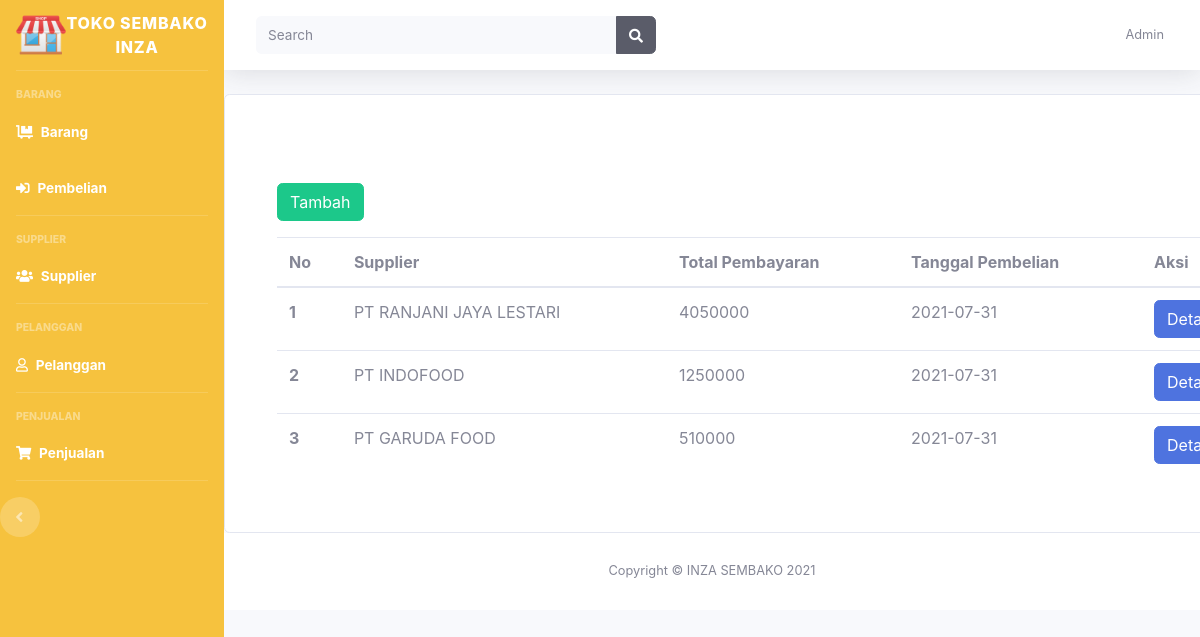
Screenshot of /index.php/pembelian with the database file from the repository.
### tables this page shows
CREATE TABLE `pembelian` (
  `pembelian_id` int(11) NOT NULL,
  `supplier_id` int(11) NOT NULL,
  `total_bayar` int(50) NOT NULL,
  `tgl_masuk` date NOT NULL,
  `keterangan` text NOT NULL
);

CREATE TABLE `supplier` (
  `supplier_id` int(11) NOT NULL,
  `nama_supplier` text NOT NULL,
  `kategori` text NOT NULL,
  `nama_barang` text NOT NULL,
  `no_tlp` text NOT NULL
);

### application/controllers/pembelian.php (called while the page is built, shortened)
<?php
class Pembelian extends CI_Controller
{
    public function __construct()
    {
        $this->load->model('PembelianModel');
        $this->load->model('SupplierModel');
    }
    public function index()
    {
        $data['allpembelian'] = $this->PembelianModel->get_all_data_pembelian();
        $data['allsupplier'] = $this->SupplierModel->get_all_data_supplier();
        $data['title'] = "Daftar Pembelian";
        $this->load->view('templates/header', $data);
        $this->load->view('pembelian/index', $data);
        $this->load->view('templates/footer');
    }
}

### index.php (called while the page is built, shortened)
<?php
require_once BASEPATH.'core/CodeIgniter.php';

### application/models/PembelianModel.php (called while the page is built, shortened)
<?php
class PembelianModel extends CI_Model
{
    public function get_all_data_pembelian()
    {
        $query = "SELECT p.*, s.nama_supplier FROM pembelian p, supplier s WHERE p.supplier_id = s.supplier_id";
        return $this->db->query($query)->result_array();
    }
}

### application/views/pembelian/index.php (the view, shortened to what this page needs)
<!DOCTYPE html>
<html lang="en">
<head>
    <link href="<?= base_url('assets/utama/') ?>vendor/fontawesome-free/css/all.min.css" rel="stylesheet" type="text/css">
    <link href="<?= base_url('assets/utama/') ?>css/sb-admin-2.min.css" rel="stylesheet">
</head>
<body id="page-top">
    <div id="wrapper">
        <ul class="navbar-nav bg-warning sidebar sidebar-dark accordion" id="accordionSidebar">
            <a class="sidebar-brand d-flex align-items-center justify-content-center" href="index.html">
                <div class="sidebar-brand-icon rotate-n-0">
                    <img src="<?= base_url(); ?>assets/img/toko.png" height="50" width="50">
                </div>
                <div class="sidebar-brand-text mx-0">TOKO SEMBAKO INZA</div>
            </a>
            <div class="m-t-5">
                <hr class="sidebar-divider">
                <div class="sidebar-heading">
                    BARANG
                </div>
                <li class="nav-item active">
                    <a class="nav-link" href="<?= base_url('barang/') ?>">
                        <i class="fas fa-dolly-flatbed"></i>
                        <span>Barang</span></a>
                <li class="nav-item active">
                    <a class="nav-link" href="<?= base_url('pembelian/') ?>">
                        <i class="fas fa-sign-in-alt"></i>
                        <span>Pembelian</span></a>
                    <hr class="sidebar-divider">
                    <div class="sidebar-heading">
                        SUPPLIER
                    </div>
                <li class="nav-item active">
                    <a class="nav-link" href="<?= base_url(); ?>supplier/">
                        <i class="fas fa-users"></i>
                        <span>Supplier</span></a>
                </li>
                <hr class="sidebar-divider">
                <div class="sidebar-heading">
                    PELANGGAN
                </div>
                </li>
                <li class="nav-item active">
                    <a class="nav-link" href="<?= base_url(); ?>pelanggan/">
                        <i class="far fa-user"></i>
                        <span>Pelanggan</span></a>
                </li>
                <hr class="sidebar-divider">
                <div class="sidebar-heading">
                    PENJUALAN
                </div>
                <li class="nav-item active">
                    <a class="nav-link" href="<?= base_url(); ?>penjualan/">
                        <i class="fas fa-shopping-cart"></i>
                        <span>Penjualan</span></a>
                </li>
                <hr class="sidebar-divider d-none d-md-block">
                <div class="text-center d-none d-md-inline">
                    <button class="rounded-circle border-0" id="sidebarToggle"></button>
                </div>
        </ul>
        <div id="content-wrapper" class="d-flex flex-column">
            <div id="content">
                <nav class="navbar navbar-expand navbar-light bg-white topbar mb-4 static-top shadow">
                    <form class="d-none d-sm-inline-block form-inline mr-auto ml-md-3 my-md-0 mw-100 navbar-search">
                        <div class="input-group">
                            <input type="text" class="form-control bg-light border-0 small" placeholder="Search" aria-label="Search">
                            <div class="input-group-append">
                                <button class="btn btn-dark" type="button">
                                    <i class="fas fa-search fa-sm"></i>
                                </button>
                            </div>
                        </div>
                    </form>
                    <ul class="navbar-nav ml-auto">
                        <li class="nav-item dropdown no-arrow">
                            <a class="nav-link dropdown-toggle" href="#" id="userDropdown" role="button" data-toggle="dropdown" aria-haspopup="true" aria-expanded="false">
                                <span class="mr-2 d-none d-lg-inline text-gray-600 small">Admin</span>
                            </a>
                        </li>
                    </ul>
                </nav>
                <div class="card" style="width: 90rem; padding: 20px 20px 20px 20px; margin:auto;">
                    <div class="card-body">
                        <div class="col-md-10 mt-3">
                            <div class="row mt-5">
                                <div class="col-5">
                                    <a href="<?= base_url('pembelian/create') ?>" class="btn btn-success">Tambah</a>
                                </div>
                            </div>
                            <table class="table mt-3">
                                <thead>
                                    <tr>
                                        <th scope="col">No</th>
                                        <th scope="col">Supplier</th>
                                        <th scope="col">Total Pembayaran</th>
                                        <th scope="col">Tanggal Pembelian</th>
                                        <th scope="col">Aksi</th>
                                    </tr>
                                </thead>
                                <tbody>
                                    <?php
                                    foreach ($allpembelian as $no => $pembelian) {
                                    ?>
                                        <tr>
                                            <th scope="row"><?= $no + 1 ?></th>
                                            <td><?= $pembelian['nama_supplier']; ?></td>
                                            <td><?= $pembelian['total_bayar']; ?></td>
                                            <td><?= $pembelian['tgl_masuk']; ?></td>
                                            <td>
                                                <a href="<?= base_url('pembelian/detail/' . $pembelian['pembelian_id']) ?>" class="btn btn-primary">Detail</a>
                                            </td>
                                        </tr>
                                    <?php
                                    }
                                    ?>
                                </tbody>
                            </table>
                        </div>
                    </div>
                </div>

### rows the page displays
pembelian: supplier.nama_supplier "PT RANJANI JAYA LESTARI", total_bayar "4050000", tgl_masuk "2021-07-31"
pembelian: supplier.nama_supplier "PT INDOFOOD", total_bayar "1250000", tgl_masuk "2021-07-31"
pembelian: supplier.nama_supplier "PT GARUDA FOOD", total_bayar "510000", tgl_masuk "2021-07-31"
